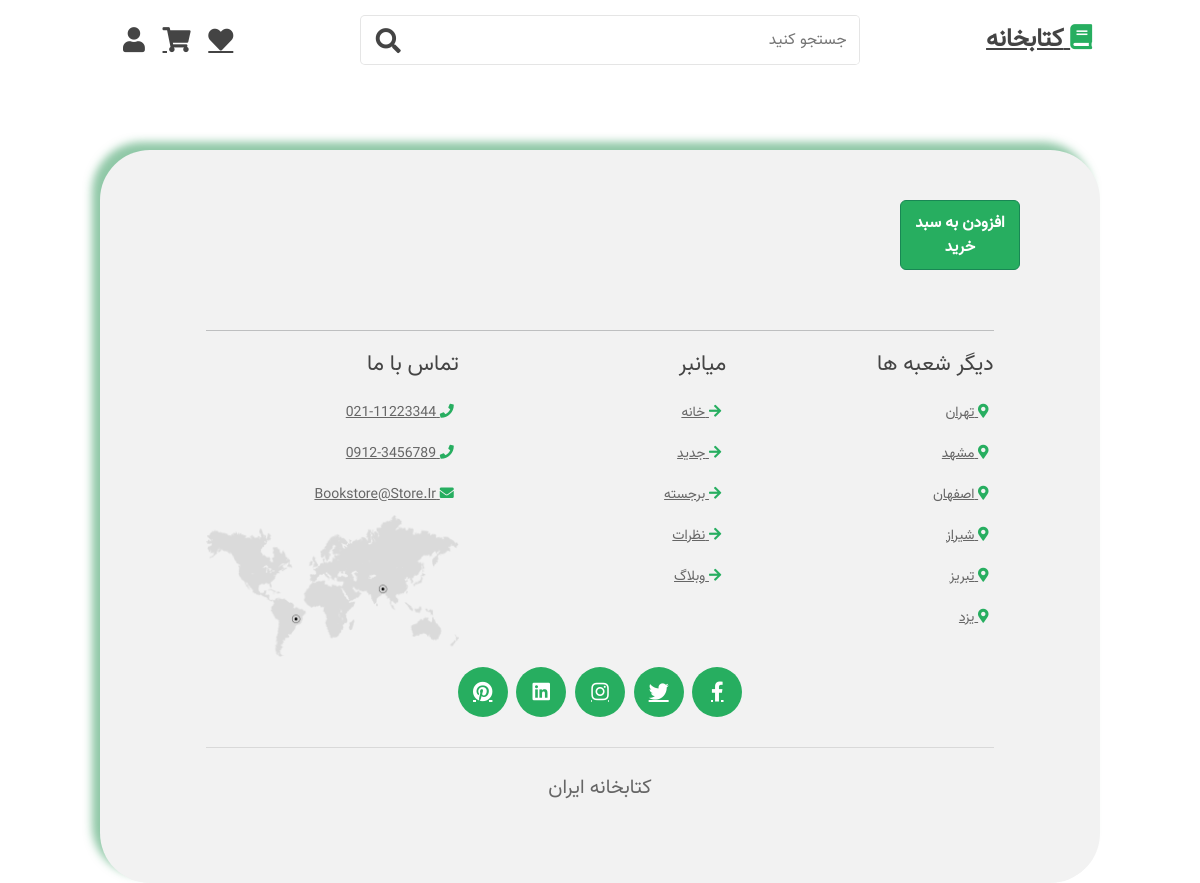
Page /books/L8822T/ on the earlier database version.
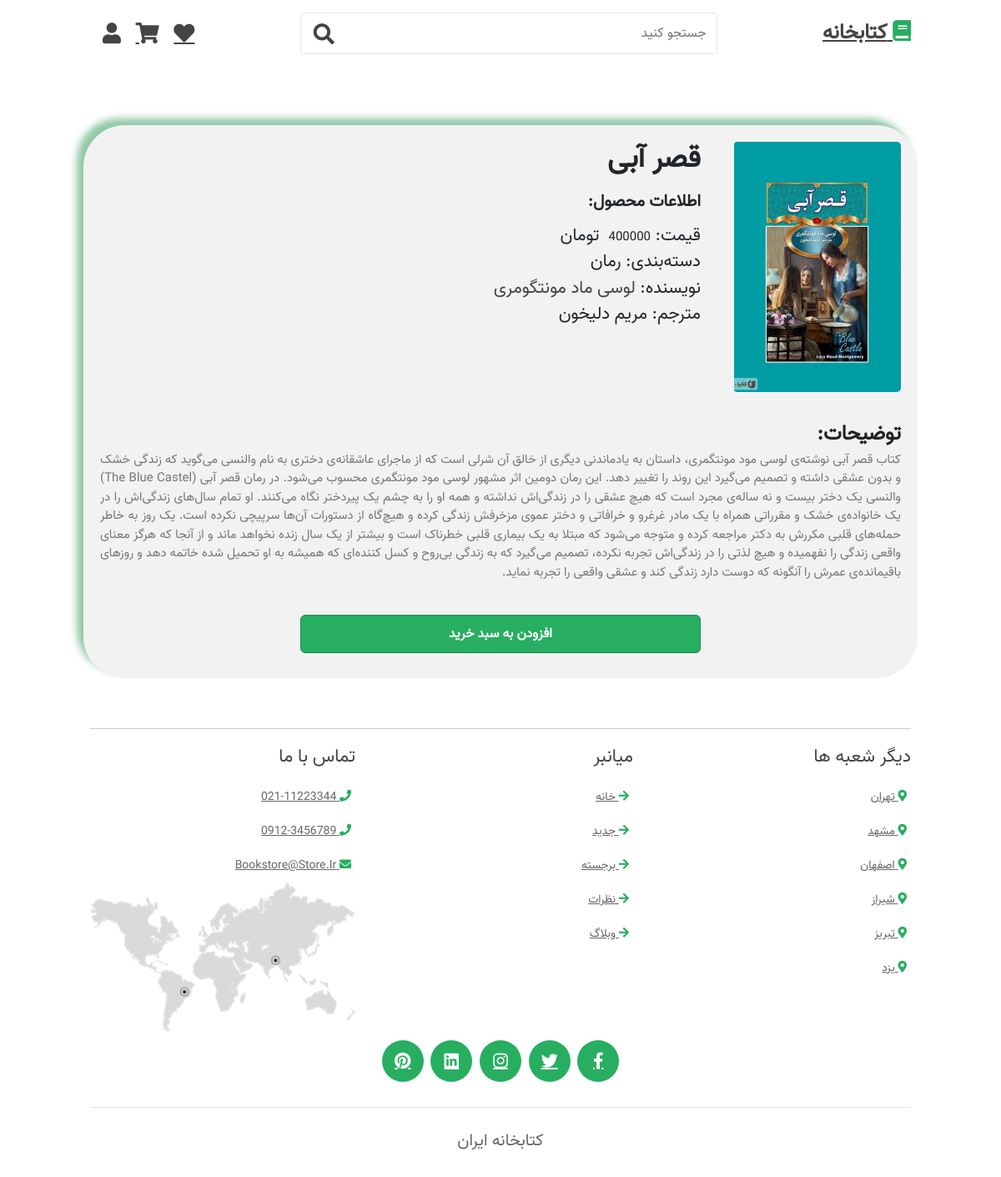
Same page on the later database version.
### Shops/models.py (models this page shows, shortened)
class Product(models.Model):
    category = models.ForeignKey(Category, on_delete=models.CASCADE , verbose_name='دسته بندی')
    name = models.CharField(max_length=100 , verbose_name='نام کتاب')
    price = models.DecimalField(max_digits=10 , decimal_places=0 , verbose_name='قیمت')
    discount_price = models.DecimalField(max_digits=10 , decimal_places=0, default='0', verbose_name='قیمت تخفیف خورده')
    discount = models.BooleanField(default=False ,verbose_name='تخفیف دارد؟')
    description = models.TextField(verbose_name='توضیح کوتاه در رابطه با محصول' ,default='')
    writer_name = models.CharField(max_length=100 , verbose_name='نام نویسنده',default='')
    translator = models.CharField(max_length=100 , verbose_name='نام مترجم',default='-')
    is_translator = models.BooleanField(default=False, verbose_name='مترجم دارد ؟')
    new_book = models.BooleanField(default=False ,verbose_name='کتاب جدید؟')
    best_book = models.BooleanField(default=False ,verbose_name='کتاب برجسته؟')
    score = models.IntegerField(default=0 , validators=(MaxValueValidator(6) , MinValueValidator(0)))
    unfill_score = models.IntegerField(default=0)
    Inventory = models.BooleanField(default=True  , verbose_name='موجودی')
    count = models.IntegerField(default=0)
    image = models.ImageField(upload_to='products/', null=True, blank=True)
    slug = models.SlugField(db_index=True , null=True, blank=True)
    class Meta:
        verbose_name = 'محصولات'
        verbose_name_plural = 'محصول'

class Category(models.Model):
    name = models.CharField(max_length=100,verbose_name='دسته بندی کتاب ها')
    slug = models.SlugField(unique=True , db_index=True , null=True , allow_unicode=True)
    def __str__(self):
        return self.name
    class Meta:
        verbose_name = 'نوع کتاب'
        verbose_name_plural = 'نوع دسته بندی کتاب'

### Shops/views.py (the view)
# urls.py: path('books/<slug:slug>/', views.book_view, name='book_info'),
def book_view(request, slug):
    book = Product.objects.filter(slug=slug)
    return render(request, 'Shops/book.html', {'book': book})

### Shops/templates/Shops/book.html (shortened to what this page needs)
{% extends 'Base.html' %}
{% load static %}
{% block content_block %}
    <div class="bardia"
         style="background-color: #f2f2f2; text-align: right; width: 88%; max-width: 1000px; padding: 20px; border-radius: 50px; margin: 0 auto; display: block;margin-top: 90px;box-shadow: -8px -8px 8px rgba(33, 145, 80, 0.5);">
        <div class="mb-3" style=" direction: rtl;">
            <div class="row g-0">
                <div class="col-md-3">
                    {% for item in book %}
                        <img src="{{ item.image.url }}" class="img-fluid rounded-start" alt="..."
                             style="width: 200px; height:300px; object-fit: cover; border-radius:5px;">
                        </div>
                        <div class="col-md-9">
                            <div class="text-end">
                                <h1 class="card-title" style="font-size: 35px; font-weight: bold;">{{ item.name }}</h1>
                                <p class="card-text">
                                    <br>
                                    <strong style="font-size: 20px;">اطلاعات محصول:</strong>
                                <p style="font-size: 21px;">
                                    {% if item.discount %}
                                        قیمت:
                                        <span style="font-size: 15px; text-decoration: line-through; color: red;">{{ item.price }}</span>
                                        &nbsp;تومان<br>
                                        قیمت پس از تخفیف:
                                        <span style="font-size: 15px; color: green; font-weight: bold;">{{ item.discount_price }}</span>
                                        &nbsp;تومان<br>
                                    {% else %}
                                        قیمت:
                                        <span style="font-size: 15px;">{{ item.price }}</span>
                                        &nbsp;تومان<br>
                                    {% endif %}
                                    دسته‌بندی: <span>{{ item.category }}</span><br>
                                    نویسنده: <span style="color: #444;">{{ item.writer_name }}</span><br>
                                    {% if item.is_translator %}
                                        مترجم: <span>{{ item.translator }}</span><br>
                                    {% endif %}
                                </p>
                            </div>
                        </div>
                        </div>
                        <div class="col-md-12"
                             style="margin-top: 10px; font-size: 15px; color: #777; line-height: 1.5;width: 100%;"><br>
                            <strong style="color: #222;font-size: 25px">توضیحات:</strong>
                            <p style="text-align: justify;">{{ item.description }}</p>
                        </div>
                    {% endfor %}
            <br>
        <div class="d-grid gap-2 col-6 mx-auto">
            <div  class="btn btn-success" style="margin-top: 15px; padding: 10px; color: white; text-align: center; font-size: 16px; font-weight: bold; border-radius: 6px; cursor: pointer; transition: background-color 0.3s;"
                 onmouseover="this.style.backgroundColor='#218838'"
                 onmouseout="this.style.backgroundColor='#219150'">افزودن به سبد خرید
            </div>
            </div>
        </div>
    </div>
{% endblock %}

Differences in the rows shown:
now on this page (row edited): Product: image (picture), name "قصر آبی", price "400000", category "رمان", writer_name "لوسی ماد مونتگومری", translator "مریم دلیخون", description "کتاب قصر آبی نوشته‌ی لوسی مود مونتگمری، داستان به یادماندنی دیگری از خالق آن شرلی است که از ماجرای عاشقانه‌ی دختری به نام والنسی می‌گوید که زندگی خشک و بدون عشقی داشته و تصمیم می‌گیرد این روند را تغییر دهد. این رمان دومین اثر مشهور لوسی مود مونتگمری محسوب می‌شود. در رمان قصر آبی (The Blue Castel) والنسی یک دختر بیست و نه ساله‌ی مجرد است که هیچ عشقی را در زندگی‌اش نداشته و همه او را به چشم یک پیر‌دختر نگاه می‌کنند. او تمام سال‌های زندگی‌اش را در یک خانواده‌ی خشک و مقرراتی همراه با یک مادر غرغرو و خرافاتی و دختر عموی مزخرفش زندگی کرده و هیچ‌گاه از دستورات آن‌ها سرپیچی نکرده است. یک روز به خاطر حمله‌های قلبی مکررش به دکتر مراجعه کرده و متوجه می‌شود که مبتلا به یک بیماری قلبی خطرناک است و بیشتر…"
